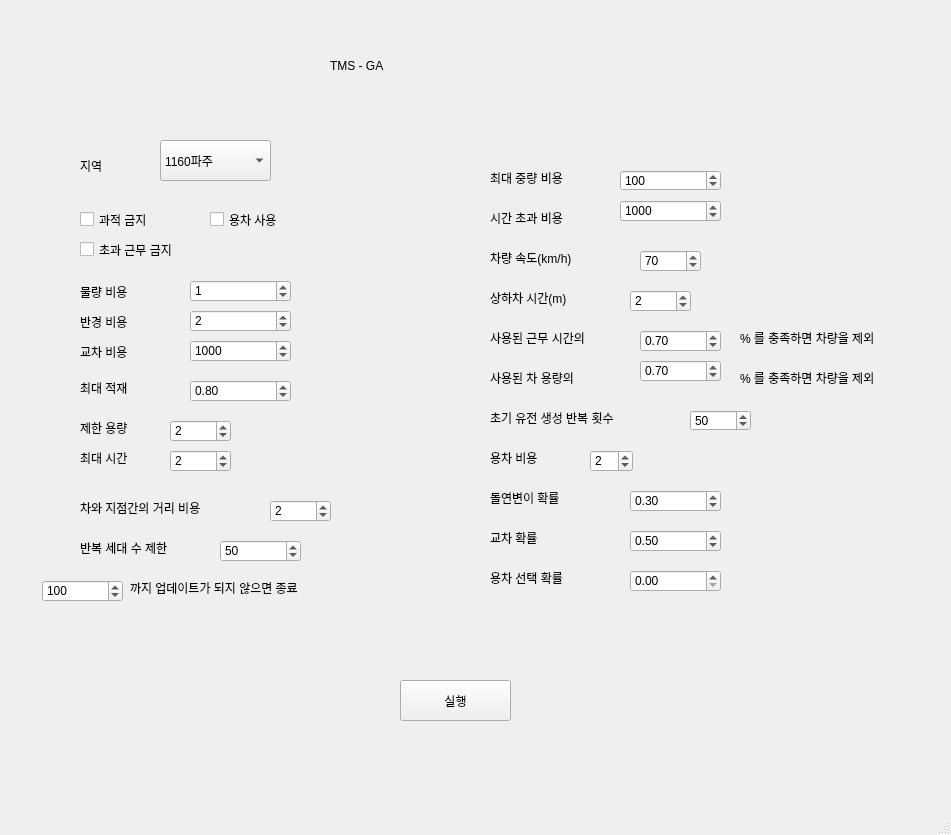
<?xml version="1.0" encoding="UTF-8"?>
<ui version="4.0">
 <class>TMS</class>
 <widget class="QMainWindow" name="TMS">
  <property name="geometry">
   <rect>
    <x>0</x>
    <y>0</y>
    <width>951</width>
    <height>835</height>
   </rect>
  </property>
  <property name="windowTitle">
   <string>MainWindow</string>
  </property>
  <property name="styleSheet">
   <string notr="true">
font: 10pt &quot;푸라닭 젠틀 고딕&quot;;

</string>
  </property>
  <widget class="QWidget" name="centralwidget">
   <widget class="QComboBox" name="localBox">
    <property name="geometry">
     <rect>
      <x>160</x>
      <y>140</y>
      <width>111</width>
      <height>41</height>
     </rect>
    </property>
    <property name="styleSheet">
     <string notr="true"/>
    </property>
    <item>
     <property name="text">
      <string>1160파주</string>
     </property>
    </item>
    <item>
     <property name="text">
      <string>1120청주</string>
     </property>
    </item>
    <item>
     <property name="text">
      <string>1110중앙</string>
     </property>
    </item>
    <item>
     <property name="text">
      <string>1130구미</string>
     </property>
    </item>
    <item>
     <property name="text">
      <string>1140광주</string>
     </property>
    </item>
    <item>
     <property name="text">
      <string>1142여수</string>
     </property>
    </item>
    <item>
     <property name="text">
      <string>1150창원</string>
     </property>
    </item>
    <item>
     <property name="text">
      <string>1141익산</string>
     </property>
    </item>
    <item>
     <property name="text">
      <string>1190미국</string>
     </property>
    </item>
    <item>
     <property name="text">
      <string>1151울산</string>
     </property>
    </item>
   </widget>
   <widget class="QLabel" name="title">
    <property name="geometry">
     <rect>
      <x>330</x>
      <y>30</y>
      <width>281</width>
      <height>71</height>
     </rect>
    </property>
    <property name="styleSheet">
     <string notr="true">font: 36pt &quot;강원교육튼튼&quot;;</string>
    </property>
    <property name="text">
     <string>TMS - GA</string>
    </property>
   </widget>
   <widget class="QLabel" name="local">
    <property name="geometry">
     <rect>
      <x>80</x>
      <y>140</y>
      <width>51</width>
      <height>51</height>
     </rect>
    </property>
    <property name="styleSheet">
     <string notr="true">font: 12pt &quot;푸라닭 젠틀 고딕&quot;;</string>
    </property>
    <property name="text">
     <string>지역</string>
    </property>
   </widget>
   <widget class="QCheckBox" name="no_over_cap">
    <property name="geometry">
     <rect>
      <x>80</x>
      <y>210</y>
      <width>96</width>
      <height>19</height>
     </rect>
    </property>
    <property name="layoutDirection">
     <enum>Qt::LeftToRight</enum>
    </property>
    <property name="text">
     <string>과적 금지</string>
    </property>
   </widget>
   <widget class="QPushButton" name="Btn1">
    <property name="geometry">
     <rect>
      <x>400</x>
      <y>680</y>
      <width>111</width>
      <height>41</height>
     </rect>
    </property>
    <property name="styleSheet">
     <string notr="true"/>
    </property>
    <property name="text">
     <string>실행</string>
    </property>
   </widget>
   <widget class="QCheckBox" name="no_over_time">
    <property name="geometry">
     <rect>
      <x>80</x>
      <y>240</y>
      <width>141</width>
      <height>19</height>
     </rect>
    </property>
    <property name="layoutDirection">
     <enum>Qt::LeftToRight</enum>
    </property>
    <property name="text">
     <string>초과 근무 금지</string>
    </property>
   </widget>
   <widget class="QLabel" name="quantity">
    <property name="geometry">
     <rect>
      <x>80</x>
      <y>284</y>
      <width>71</width>
      <height>16</height>
     </rect>
    </property>
    <property name="text">
     <string>물량 비용</string>
    </property>
   </widget>
   <widget class="QLabel" name="hub_radius">
    <property name="geometry">
     <rect>
      <x>80</x>
      <y>314</y>
      <width>71</width>
      <height>16</height>
     </rect>
    </property>
    <property name="text">
     <string>반경 비용</string>
    </property>
   </widget>
   <widget class="QLabel" name="crossline">
    <property name="geometry">
     <rect>
      <x>80</x>
      <y>344</y>
      <width>71</width>
      <height>16</height>
     </rect>
    </property>
    <property name="text">
     <string>교차 비용</string>
    </property>
   </widget>
   <widget class="QDoubleSpinBox" name="max_capacity_cost">
    <property name="geometry">
     <rect>
      <x>190</x>
      <y>380</y>
      <width>101</width>
      <height>22</height>
     </rect>
    </property>
    <property name="maximum">
     <double>1.000000000000000</double>
    </property>
    <property name="value">
     <double>0.800000000000000</double>
    </property>
   </widget>
   <widget class="QLabel" name="max_capacity">
    <property name="geometry">
     <rect>
      <x>80</x>
      <y>380</y>
      <width>71</width>
      <height>16</height>
     </rect>
    </property>
    <property name="text">
     <string>최대 적재</string>
    </property>
   </widget>
   <widget class="QLabel" name="limit_capacity">
    <property name="geometry">
     <rect>
      <x>80</x>
      <y>420</y>
      <width>71</width>
      <height>16</height>
     </rect>
    </property>
    <property name="text">
     <string>제한 용량</string>
    </property>
   </widget>
   <widget class="QLabel" name="limit_time">
    <property name="geometry">
     <rect>
      <x>80</x>
      <y>450</y>
      <width>71</width>
      <height>16</height>
     </rect>
    </property>
    <property name="text">
     <string>최대 시간</string>
    </property>
   </widget>
   <widget class="QSpinBox" name="limit_capacity_var">
    <property name="geometry">
     <rect>
      <x>170</x>
      <y>420</y>
      <width>61</width>
      <height>22</height>
     </rect>
    </property>
    <property name="maximum">
     <number>5</number>
    </property>
    <property name="value">
     <number>2</number>
    </property>
   </widget>
   <widget class="QSpinBox" name="limit_time_var">
    <property name="geometry">
     <rect>
      <x>170</x>
      <y>450</y>
      <width>61</width>
      <height>22</height>
     </rect>
    </property>
    <property name="maximum">
     <number>5</number>
    </property>
    <property name="value">
     <number>2</number>
    </property>
   </widget>
   <widget class="QLabel" name="max_capacity_cost_var">
    <property name="geometry">
     <rect>
      <x>490</x>
      <y>170</y>
      <width>111</width>
      <height>16</height>
     </rect>
    </property>
    <property name="text">
     <string>최대 중량 비용</string>
    </property>
   </widget>
   <widget class="QLabel" name="timewindow">
    <property name="geometry">
     <rect>
      <x>490</x>
      <y>210</y>
      <width>111</width>
      <height>16</height>
     </rect>
    </property>
    <property name="text">
     <string>시간 초과 비용</string>
    </property>
   </widget>
   <widget class="QLabel" name="car_speed">
    <property name="geometry">
     <rect>
      <x>490</x>
      <y>250</y>
      <width>131</width>
      <height>16</height>
     </rect>
    </property>
    <property name="text">
     <string>차량 속도(km/h)</string>
    </property>
   </widget>
   <widget class="QLabel" name="loading_unloading">
    <property name="geometry">
     <rect>
      <x>490</x>
      <y>290</y>
      <width>121</width>
      <height>16</height>
     </rect>
    </property>
    <property name="text">
     <string>상하차 시간(m)</string>
    </property>
   </widget>
   <widget class="QSpinBox" name="loading_unloading_var">
    <property name="geometry">
     <rect>
      <x>630</x>
      <y>290</y>
      <width>61</width>
      <height>22</height>
     </rect>
    </property>
    <property name="maximum">
     <number>300</number>
    </property>
    <property name="value">
     <number>2</number>
    </property>
   </widget>
   <widget class="QLabel" name="used_limit_time">
    <property name="geometry">
     <rect>
      <x>490</x>
      <y>330</y>
      <width>141</width>
      <height>16</height>
     </rect>
    </property>
    <property name="text">
     <string>사용된 근무 시간의</string>
    </property>
   </widget>
   <widget class="QDoubleSpinBox" name="used_limit_time_var">
    <property name="geometry">
     <rect>
      <x>640</x>
      <y>330</y>
      <width>81</width>
      <height>22</height>
     </rect>
    </property>
    <property name="maximum">
     <double>1.000000000000000</double>
    </property>
    <property name="value">
     <double>0.700000000000000</double>
    </property>
   </widget>
   <widget class="QLabel" name="used_limit_time2">
    <property name="geometry">
     <rect>
      <x>740</x>
      <y>330</y>
      <width>201</width>
      <height>16</height>
     </rect>
    </property>
    <property name="text">
     <string>% 를 충족하면 차량을 제외</string>
    </property>
   </widget>
   <widget class="QLabel" name="used_limit_cap2">
    <property name="geometry">
     <rect>
      <x>740</x>
      <y>370</y>
      <width>201</width>
      <height>16</height>
     </rect>
    </property>
    <property name="text">
     <string>% 를 충족하면 차량을 제외</string>
    </property>
   </widget>
   <widget class="QDoubleSpinBox" name="used_limit_cap_var">
    <property name="geometry">
     <rect>
      <x>640</x>
      <y>360</y>
      <width>81</width>
      <height>22</height>
     </rect>
    </property>
    <property name="maximum">
     <double>1.000000000000000</double>
    </property>
    <property name="value">
     <double>0.700000000000000</double>
    </property>
   </widget>
   <widget class="QLabel" name="used_limit_cap">
    <property name="geometry">
     <rect>
      <x>490</x>
      <y>370</y>
      <width>141</width>
      <height>16</height>
     </rect>
    </property>
    <property name="text">
     <string>사용된 차 용량의</string>
    </property>
   </widget>
   <widget class="QLabel" name="car_customer">
    <property name="geometry">
     <rect>
      <x>80</x>
      <y>500</y>
      <width>181</width>
      <height>16</height>
     </rect>
    </property>
    <property name="text">
     <string>차와 지점간의 거리 비용</string>
    </property>
   </widget>
   <widget class="QSpinBox" name="quantity_var">
    <property name="geometry">
     <rect>
      <x>190</x>
      <y>280</y>
      <width>101</width>
      <height>22</height>
     </rect>
    </property>
    <property name="styleSheet">
     <string notr="true"/>
    </property>
    <property name="maximum">
     <number>10000</number>
    </property>
    <property name="value">
     <number>1</number>
    </property>
   </widget>
   <widget class="QSpinBox" name="hub_radius_var">
    <property name="geometry">
     <rect>
      <x>190</x>
      <y>310</y>
      <width>101</width>
      <height>22</height>
     </rect>
    </property>
    <property name="maximum">
     <number>10000</number>
    </property>
    <property name="value">
     <number>2</number>
    </property>
   </widget>
   <widget class="QSpinBox" name="crossline_var">
    <property name="geometry">
     <rect>
      <x>190</x>
      <y>340</y>
      <width>101</width>
      <height>22</height>
     </rect>
    </property>
    <property name="maximum">
     <number>10000</number>
    </property>
    <property name="value">
     <number>1000</number>
    </property>
   </widget>
   <widget class="QSpinBox" name="car_customer_var">
    <property name="geometry">
     <rect>
      <x>270</x>
      <y>500</y>
      <width>61</width>
      <height>22</height>
     </rect>
    </property>
    <property name="singleStep">
     <number>10000</number>
    </property>
    <property name="value">
     <number>2</number>
    </property>
   </widget>
   <widget class="QSpinBox" name="max_capacity_cost_var_2">
    <property name="geometry">
     <rect>
      <x>620</x>
      <y>170</y>
      <width>101</width>
      <height>21</height>
     </rect>
    </property>
    <property name="maximum">
     <number>10000</number>
    </property>
    <property name="value">
     <number>100</number>
    </property>
   </widget>
   <widget class="QSpinBox" name="timewindow_var">
    <property name="geometry">
     <rect>
      <x>620</x>
      <y>200</y>
      <width>101</width>
      <height>22</height>
     </rect>
    </property>
    <property name="maximum">
     <number>10000</number>
    </property>
    <property name="value">
     <number>1000</number>
    </property>
   </widget>
   <widget class="QSpinBox" name="car_speed_var">
    <property name="geometry">
     <rect>
      <x>640</x>
      <y>250</y>
      <width>61</width>
      <height>22</height>
     </rect>
    </property>
    <property name="minimum">
     <number>1</number>
    </property>
    <property name="maximum">
     <number>150</number>
    </property>
    <property name="value">
     <number>70</number>
    </property>
   </widget>
   <widget class="QCheckBox" name="available_yong">
    <property name="geometry">
     <rect>
      <x>210</x>
      <y>210</y>
      <width>96</width>
      <height>19</height>
     </rect>
    </property>
    <property name="text">
     <string>용차 사용</string>
    </property>
   </widget>
   <widget class="QLabel" name="count">
    <property name="geometry">
     <rect>
      <x>490</x>
      <y>410</y>
      <width>181</width>
      <height>16</height>
     </rect>
    </property>
    <property name="text">
     <string>초기 유전 생성 반복 횟수</string>
    </property>
   </widget>
   <widget class="QSpinBox" name="count_var">
    <property name="geometry">
     <rect>
      <x>690</x>
      <y>410</y>
      <width>61</width>
      <height>21</height>
     </rect>
    </property>
    <property name="maximum">
     <number>500</number>
    </property>
    <property name="value">
     <number>50</number>
    </property>
   </widget>
   <widget class="QLabel" name="yong_car_cost">
    <property name="geometry">
     <rect>
      <x>490</x>
      <y>450</y>
      <width>91</width>
      <height>16</height>
     </rect>
    </property>
    <property name="text">
     <string>용차 비용</string>
    </property>
   </widget>
   <widget class="QSpinBox" name="yong_car_var">
    <property name="geometry">
     <rect>
      <x>590</x>
      <y>450</y>
      <width>43</width>
      <height>22</height>
     </rect>
    </property>
    <property name="maximum">
     <number>10000</number>
    </property>
    <property name="value">
     <number>2</number>
    </property>
   </widget>
   <widget class="QLabel" name="mutant">
    <property name="geometry">
     <rect>
      <x>490</x>
      <y>490</y>
      <width>121</width>
      <height>16</height>
     </rect>
    </property>
    <property name="text">
     <string>돌연변이 확률</string>
    </property>
   </widget>
   <widget class="QDoubleSpinBox" name="mutant_var">
    <property name="geometry">
     <rect>
      <x>630</x>
      <y>490</y>
      <width>91</width>
      <height>22</height>
     </rect>
    </property>
    <property name="maximum">
     <double>1.000000000000000</double>
    </property>
    <property name="value">
     <double>0.300000000000000</double>
    </property>
   </widget>
   <widget class="QDoubleSpinBox" name="change_var">
    <property name="geometry">
     <rect>
      <x>630</x>
      <y>530</y>
      <width>91</width>
      <height>22</height>
     </rect>
    </property>
    <property name="maximum">
     <double>1.000000000000000</double>
    </property>
    <property name="value">
     <double>0.500000000000000</double>
    </property>
   </widget>
   <widget class="QLabel" name="change">
    <property name="geometry">
     <rect>
      <x>490</x>
      <y>530</y>
      <width>121</width>
      <height>16</height>
     </rect>
    </property>
    <property name="text">
     <string>교차 확률</string>
    </property>
   </widget>
   <widget class="QLabel" name="num_of_generation">
    <property name="geometry">
     <rect>
      <x>80</x>
      <y>540</y>
      <width>131</width>
      <height>16</height>
     </rect>
    </property>
    <property name="text">
     <string>반복 세대 수 제한</string>
    </property>
   </widget>
   <widget class="QSpinBox" name="num_of_generation_var">
    <property name="geometry">
     <rect>
      <x>220</x>
      <y>540</y>
      <width>81</width>
      <height>22</height>
     </rect>
    </property>
    <property name="minimum">
     <number>1</number>
    </property>
    <property name="maximum">
     <number>500</number>
    </property>
    <property name="value">
     <number>50</number>
    </property>
   </widget>
   <widget class="QSpinBox" name="no_update_var">
    <property name="geometry">
     <rect>
      <x>42</x>
      <y>580</y>
      <width>81</width>
      <height>22</height>
     </rect>
    </property>
    <property name="minimum">
     <number>1</number>
    </property>
    <property name="maximum">
     <number>500</number>
    </property>
    <property name="value">
     <number>100</number>
    </property>
   </widget>
   <widget class="QLabel" name="no_update">
    <property name="geometry">
     <rect>
      <x>130</x>
      <y>580</y>
      <width>241</width>
      <height>16</height>
     </rect>
    </property>
    <property name="text">
     <string>까지 업데이트가 되지 않으면 종료</string>
    </property>
   </widget>
   <widget class="QLabel" name="yong_car_select">
    <property name="geometry">
     <rect>
      <x>490</x>
      <y>570</y>
      <width>111</width>
      <height>16</height>
     </rect>
    </property>
    <property name="text">
     <string>용차 선택 확률</string>
    </property>
   </widget>
   <widget class="QDoubleSpinBox" name="yong_car_select_var">
    <property name="geometry">
     <rect>
      <x>630</x>
      <y>570</y>
      <width>91</width>
      <height>22</height>
     </rect>
    </property>
   </widget>
  </widget>
  <widget class="QMenuBar" name="menubar">
   <property name="geometry">
    <rect>
     <x>0</x>
     <y>0</y>
     <width>951</width>
     <height>24</height>
    </rect>
   </property>
  </widget>
  <widget class="QStatusBar" name="statusbar"/>
 </widget>
 <resources/>
 <connections/>
</ui>
